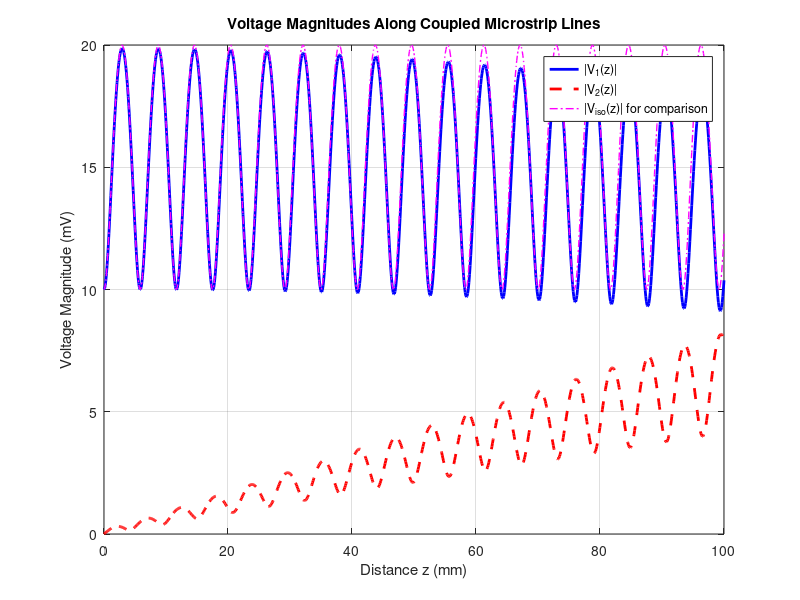

Here is the MATLAB script that generated this plot:
clear; clc; close all;

%% Initial parameters
er = 9.8;               
h = 1.6e-3;             
Z0 = 50;                
f = 10e9;               
c = 3e8;                

% Input conditions at z = 0
V1 = 10e-3;             
I1 = 0.4e-3;
V2 = 0;
I2 = 0;
L = 100e-3;   

% Parameters calculated precedently or gotten from the online calculator
eeff = 6.6063;
lambda_0 = c / f;                 
lambda_g = lambda_0 / sqrt(eeff);
beta = 2 * pi / lambda_g;   

Z_even = 50.2845;
Z_odd = 49.0469;
k_even = 6.68437;
k_odd = 6.47581;

%% Calculations
%  Calculate phase constants
beta_e = (2 * pi * f / c) * sqrt(k_even);
beta_o = (2 * pi * f / c) * sqrt(k_odd);

% Decompose into Even and Odd modes at z = 0
Ve_0 = (V1 + V2) / 2;
Ie_0 = (I1 + I2) / 2;

Vo_0 = (V1 - V2) / 2;
Io_0 = (I1 - I2) / 2;

z = linspace(0, L, 1000);

% Telegrapher's equations for Even and Odd modes
Ve_z = Ve_0 * cos(beta_e * z) - 1j * Ie_0 * Z_even * sin(beta_e * z);
Vo_z = Vo_0 * cos(beta_o * z) - 1j * Io_0 * Z_odd * sin(beta_o * z);

% 4. Recombine to get the actual physical voltages on Line 1 and Line 2
V1_z = Ve_z + Vo_z;
V2_z = Ve_z - Vo_z;

% Convert magnitudes to mV for plotting
V1_mag_mV = abs(V1_z) * 1000;
V2_mag_mV = abs(V2_z) * 1000;
z_mm = z * 1000;

%% |Viso| for comparison
Viso_z = V1 * cos(beta * z) - 1j * I1 * Z0 * sin(beta * z);
V_mag_mV = abs(Viso_z) * 1000; 
z_mm = z * 1000;

%% Plot
figure;
plot(z_mm, V1_mag_mV, 'b-', 'LineWidth', 2); hold on;
plot(z_mm, V2_mag_mV, 'r--', 'LineWidth', 2); hold on;
plot(z_mm, V_mag_mV, 'm-.', 'LineWidth', 1);
grid on;
title('Voltage Magnitudes Along Coupled Microstrip Lines');
xlabel('Distance z (mm)');
ylabel('Voltage Magnitude (mV)');
legend('|V_1(z)|', '|V_2(z)|', '|V_{iso}(z)| for comparison');
xlim([0, 100]);
